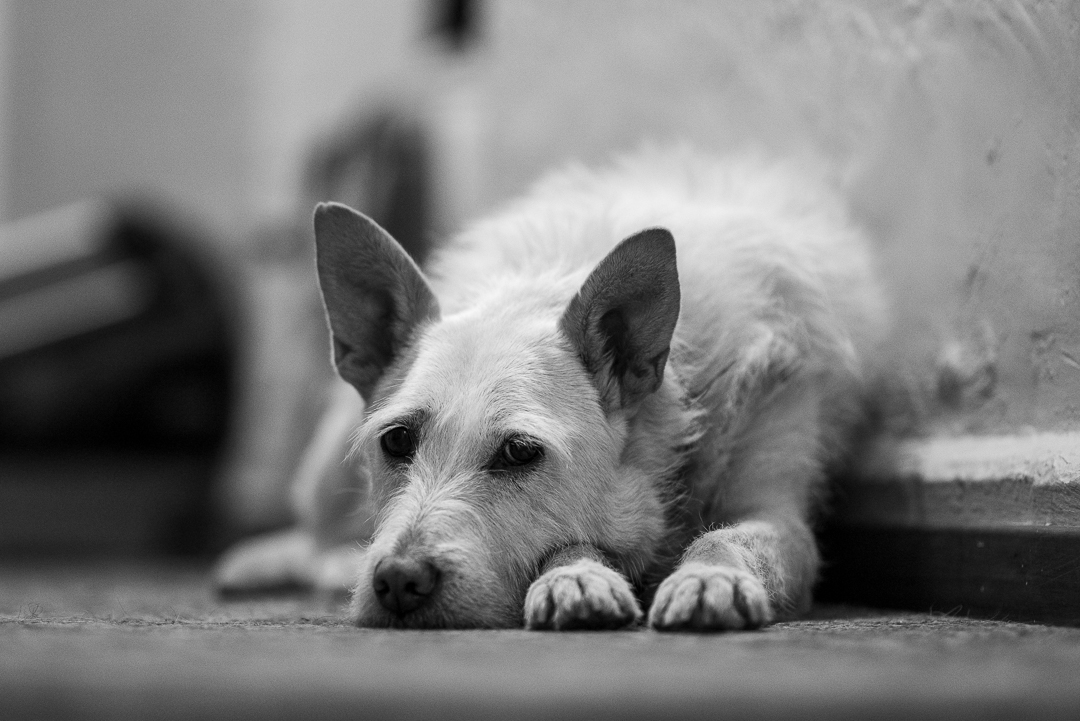
#> input picture sandbox/diag_lines_original/2.jpg, 1080 x 721 px
$ python process_image_nearest_color.py
#> lines starting #> are read from the running program, lines starting #| are printed output that depends on the picture
from sklearn.cluster import KMeans
import matplotlib.pyplot as plt
import matplotlib.image as mpimg
import cv2
import numpy as np


def load_image(image_path, resize_to_max_dimension):
#> called with image_path = './2.jpg', resize_to_max_dimension = 160
    image = mpimg.imread(image_path)
#> image is the input picture: shape (721, 1080, 3); min 0, max 249, mean 122.8
    height, width = image.shape[:2]
#> height = 721; width = 1080

    # Calculate the scaling factor to maintain aspect ratio
    scaling_factor = resize_to_max_dimension / max(height, width)
#> scaling_factor = 0.148
    new_width = int(width * scaling_factor)
#> new_width = 160
    new_height = int(height * scaling_factor)
#> new_height = 106

    # Resize the image while maintaining aspect ratio
    image = cv2.resize(image, (new_width, new_height))
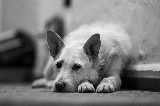
#> image: shape (106, 160, 3); min 0, max 246, mean 122.6
#| image loaded of size (106, 160, 3)

    # If the image has an alpha channel, ignore it
    if image.shape[2] == 4:
        image = image[:, :, :3]

    data = image.reshape(-1, 3)
    return data, image


def assign_nearest_colors(image, color_palette):
    """
    Assign the nearest color from the color_palette to each pixel in the image.

    Args:
        image (np.ndarray): The input image array.
        color_palette (list of tuple): List of RGB color tuples.

    Returns:
        np.ndarray: Array of indices representing the nearest color in the palette for each pixel.
    """
    # Example implementation using Euclidean distance
    image_reshaped = image.reshape(-1, 3)
    palette_array = np.array(color_palette)

    # Compute the distance between each pixel and each palette color
    distances = np.linalg.norm(image_reshaped[:, None] - palette_array, axis=2)

    # Find the index of the nearest color
    nearest_color_indices = np.argmin(distances, axis=1)
#> nearest_color_indices = 16960 values, max 3 at index 63, min 0 at index 2788, mean 1.7

    return nearest_color_indices.reshape(image.shape[:2])
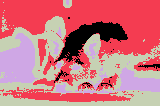
#> returned value: shape (106, 160) int64; 4 distinct labels, from 0 to 3; one colour per label, 0 black


image_path = "./2.jpg"
# The next line should be the min(width, height)
data, image = load_image(image_path, resize_to_max_dimension=160)
print("image loaded of size", image.shape)

color_palette = [(212, 212, 212), (181, 181, 181), (14, 14, 14), (77, 77, 77)]

# Perform K-Means
new_image = assign_nearest_colors(image, color_palette=color_palette)

# Save the 2D labels array to an npz file
labels_output_path = "./labels"
print("saving data to", new_image)
#> (printed output is left out)
np.save(labels_output_path, new_image)

# Optionally, visualize the label map
plt.imshow(new_image)
plt.title("Cluster Labels")
plt.axis("off")  # Hide axis
plt.show()

$ run again, with sandbox/diag_lines_original/3.jpg copied over sandbox/diag_lines_original/2.jpg
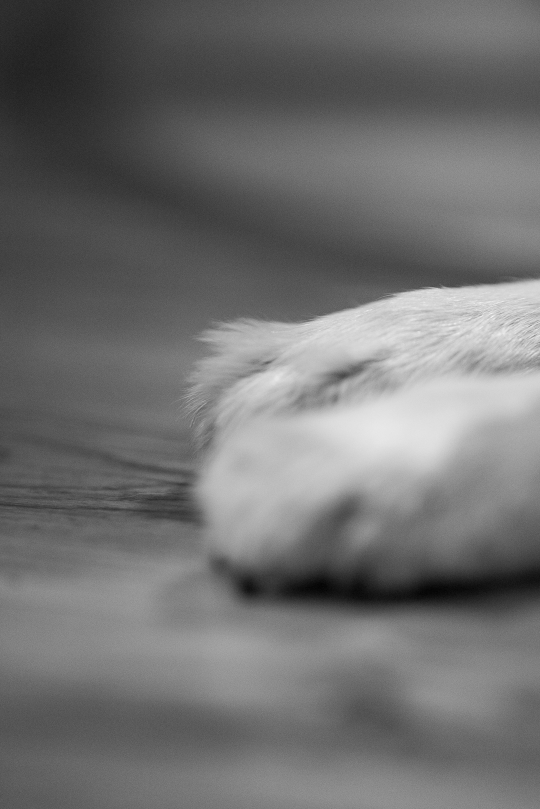
#> input picture sandbox/diag_lines_original/3.jpg, 1080 x 1618 px (shown at 1/2 size)
#> in load_image, image is the input picture: shape (1618, 1080, 3); min 1, max 254, mean 111.8
#> in load_image, `image = cv2.resize(image, (new_width, new_height))`:
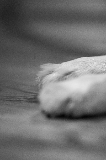
#> image: shape (160, 106, 3); min 5, max 236, mean 111.7
#| image loaded of size (160, 106, 3)
#> nearest_color_indices = 16960 values, max 3 at index 2, min 0 at index 6037, mean 2.32
#> in assign_nearest_colors, `return nearest_color_indices.reshape(image.shape[:2])`:
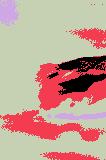
#> returned value: shape (160, 106) int64; 4 distinct labels, from 0 to 3; one colour per label, 0 black
#> (printed output is left out)

$ run again, with sandbox/diag_lines_original/test.jpeg copied over sandbox/diag_lines_original/2.jpg
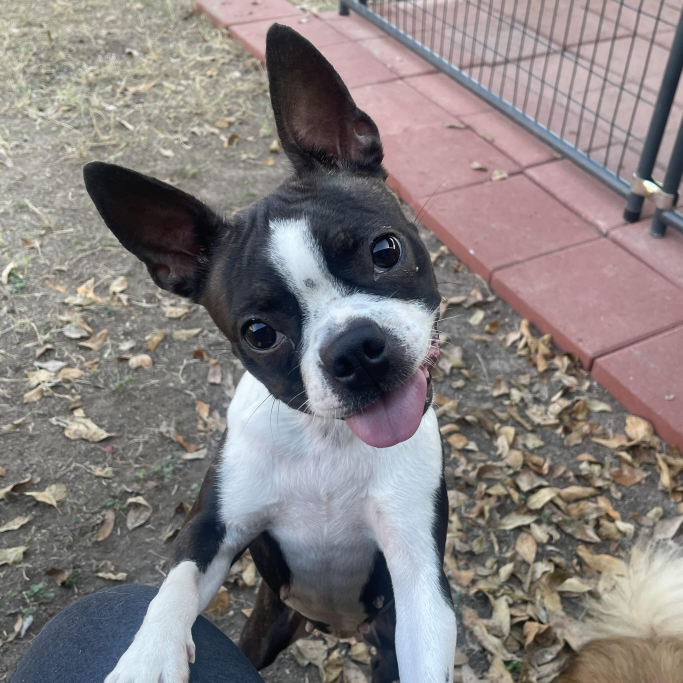
#> input picture sandbox/diag_lines_original/test.jpeg, 2048 x 2048 px (shown at 1/3 size)
#> in load_image, image is the input picture: shape (2048, 2048, 3); mean R, G, B 133.6, 127.4, 127.1
#> in load_image, `image = cv2.resize(image, (new_width, new_height))`:
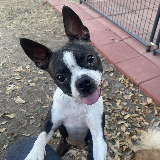
#> image: shape (160, 160, 3); mean R, G, B 133.5, 127.3, 127
#| image loaded of size (160, 160, 3)
#> in assign_nearest_colors, `return nearest_color_indices.reshape(image.shape[:2])`:
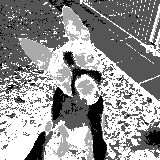
#> returned value: shape (160, 160) int64; min 0, max 3, mean 1.73; drawn with min black and max white
#> (printed output is left out)
